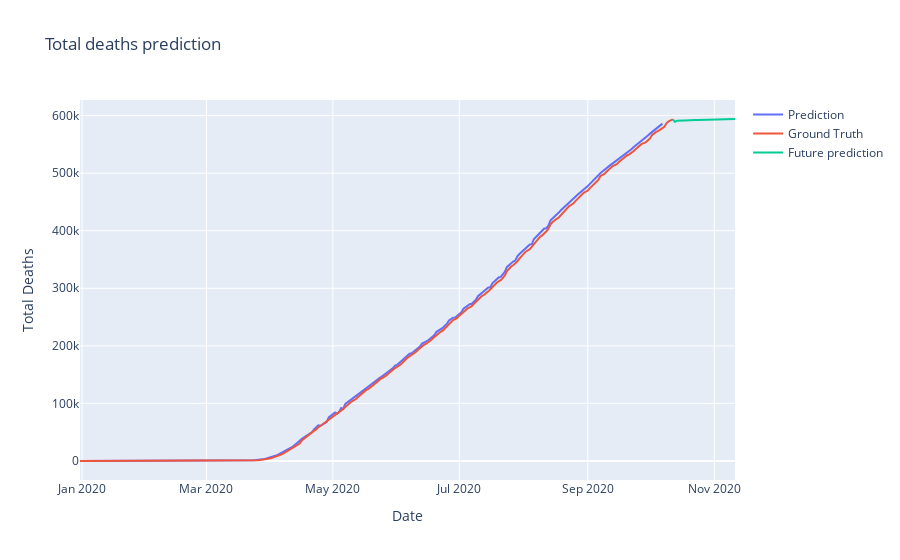

The notebook cell this image was saved under:
### Code cell
#De hoeveelheid dagen dat we in de toekomst willen kijken.
num_prediction = 30 

#Het reshapen van de data om deze in de grafiek te plotten.
prediction = model.predict(data_generator)
prediction = prediction.reshape((-1))
death_data = death_data.reshape((-1))

#Functie voor het voorspellen van toekomstige waardes.
def predict(num_prediction, model):
    prediction_list = death_data[-look_back:]
    
    for _ in range(num_prediction):
        x = prediction_list[-look_back:]
        x = x.reshape((1, look_back, 1))
        out = model.predict(x)[0][0]
        prediction_list = np.append(prediction_list, out)
    prediction_list = prediction_list[look_back-1:]
        
    return prediction_list

#Functie voor creëren van de datums voor de toekomstige waardes.
def predict_dates(num_prediction):
    last_date = df['date'].values[-1]
    prediction_dates = pd.date_range(last_date, periods=num_prediction+1).tolist()
    return prediction_dates

forecast = predict(num_prediction, model)
forecast_dates = predict_dates(num_prediction)

#Het plotten van de resultaten in een grafiek.
trace1 = go.Scatter(
    x = date_data,
    y = prediction,
    mode = "lines",
    name = "Prediction"
)
trace2 = go.Scatter(
    x = date_data,
    y = death_data,
    mode="lines",
    name = "Ground Truth"
)
trace3 = go.Scatter(
    x = forecast_dates,
    y = forecast,
    mode="lines",
    name = "Future prediction"
)
layout = go.Layout(
    title = "Total deaths prediction",
    xaxis = {'title' : "Date"},
    yaxis = {'title' : "Total Deaths"}
)
fig = go.Figure(data=[trace1, trace2, trace3], layout=layout)
fig.show()

### Figure 1 — Plotly figure (JSON) as saved in the notebook; plotly's stock layout.template omitted (floating-point values rounded to 4 significant figures; data arrays with more than 128 entries replaced by an {"elided": "..."} marker saying what was removed)
{"data": [{"mode": "lines", "name": "Prediction", "type": "scatter", "x": {"elided": "287 str values"}, "y": {"elided": "282 float values"}}, {"mode": "lines", "name": "Ground Truth", "type": "scatter", "x": {"elided": "287 str values"}, "y": {"elided": "287 int values"}}, {"mode": "lines", "name": "Future prediction", "type": "scatter", "x": ["2020-10-12T00:00:00", "2020-10-13T00:00:00", "2020-10-14T00:00:00", "2020-10-15T00:00:00", "2020-10-16T00:00:00", "2020-10-17T00:00:00", "2020-10-18T00:00:00", "2020-10-19T00:00:00", "2020-10-20T00:00:00", "2020-10-21T00:00:00", "2020-10-22T00:00:00", "2020-10-23T00:00:00", "2020-10-24T00:00:00", "2020-10-25T00:00:00", "2020-10-26T00:00:00", "2020-10-27T00:00:00", "2020-10-28T00:00:00", "2020-10-29T00:00:00", "2020-10-30T00:00:00", "2020-10-31T00:00:00", "2020-11-01T00:00:00", "2020-11-02T00:00:00", "2020-11-03T00:00:00", "2020-11-04T00:00:00", "2020-11-05T00:00:00", "2020-11-06T00:00:00", "2020-11-07T00:00:00", "2020-11-08T00:00:00", "2020-11-09T00:00:00", "2020-11-10T00:00:00", "2020-11-11T00:00:00"], "y": [593587, 589200.0, 591000.0, 591500.0, 591800.0, 591600.0, 591400.0, 591800.0, 591900.0, 592000.0, 592000.0, 592100.0, 592300.0, 592400.0, 592468, 592600.0, 592700.0, 592770, 592900.0, 593000.0, 593100.0, 593200.0, 593300.0, 593400.0, 593500.0, 593600.0, 593670, 593800.0, 593900.0, 594000.0, 594100.0]}], "layout": {"title": {"text": "Total deaths prediction"}, "xaxis": {"title": {"text": "Date"}}, "yaxis": {"title": {"text": "Total Deaths"}}}}
